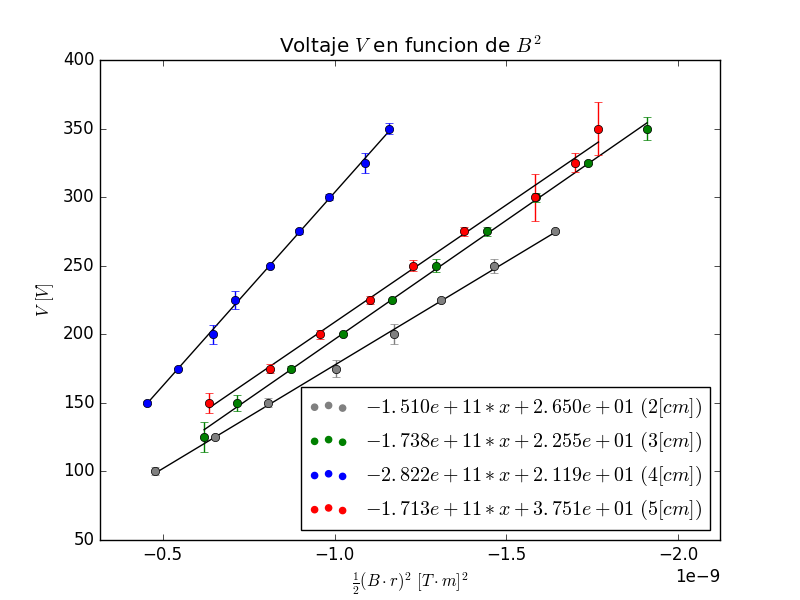

Python code for this plot:
import numpy as np
import matplotlib.pyplot as plt

B=np.array([-0.11,-0.18,-0.3,-0.5,-0.72,-0.9,-1.05,-1.2,-1.37,-1.6,-1.82,-2,-2.12,-2.33,-2.55,-2.7,-2.85])
I=np.array([0.16,0.25,0.5,0.75,1,1.25,1.5,1.75,2,2.25,2.5,2.75,3,3.25,3.5,3.75,4])

def regresion(x0,y0,color0,nombre='Datos'):

	m,b = np.polyfit(x0, y0, 1)
	plt.scatter(x0,y0,color=color0,label=r'$%.3e*x+%.3e$ $(%s)$'%(m,b,nombre))
	x=np.linspace(x0[0],x0[-1])
	y=x*m+b
	plt.plot(x,y,color='k')
	plt.legend(loc=4)
	plt.errorbar(x0,y0,yerr=2*((x0*m+b) - y0),fmt='o',color=color0)
	return m,b



m,b=regresion(I,B,'k','Datos')
plt.xlabel(r' $I_{A}$ [A]')
plt.ylabel(r' $B$ [mT]')
plt.title(r'$B$ vs $I_A$')
plt.savefig('regresion1.png')
plt.close()
##Actividad2

#radio2cm
I=np.array([-2.09,-2.45,-2.73,-3.05,-3.3,-3.49,-3.69,-3.91])
V=np.array([100,125,150,175,200,225,250,275])

def getCampoB(I0,m,b):
	campoB=I0*m+b	
	return campoB*10**(-3)
r=0.02
B=getCampoB(I,m,b)
em=-2*V/(B*r)**2

plt.hist(em,bins=3,color='gray')
s=np.std(em)
mu=np.mean(em)
plt.title(r'Histograma de $e/m$ $\sigma$=$%.2e$, $\mu$=$%.2e$'%(s,mu))
plt.xlabel(r'$e/m$')
plt.savefig('mismoradio.png')

plt.close()

#varios rarios


regresion(-(B**2*r**2)/2.0,V,'gray','2 [cm]')

V3=np.array([350,325,300,275,250,225,200,175,150,125])
I3=np.array([-2.8,-2.67,-2.55,-2.43,-2.3,-2.18,-2.04,-1.88,-1.7,-1.58])

r=0.03
B=getCampoB(I3,m,b)
em=-2*V3/(B*r)**2
s=np.std(em)
mu=np.mean(em)
print(s)
print(mu)

regresion(-(B**2*r**2)/2.0,V3,'g','3 [cm]')



V4=np.array([150,175,200,225,250,275,300,325,350])
I4=np.array([-1,-1.1,-1.2,-1.26,-1.35,-1.42,-1.49,-1.57,-1.62])

r=0.04
B=getCampoB(I4,m,b)
em=-2*V4/(B*r)**2
s=np.std(em)
mu=np.mean(em)
print(s)
print(mu)

regresion(-(B**2*r**2)/2.0,V4,'b','4 [cm]')


V5=np.array([350,325,300,275,250,225,200,175,150])
I5=np.array([-2.01,-1.97,-1.9,-1.77,-1.67,-1.58,-1.47,-1.35,-1.19])

r=0.04
B=getCampoB(I5,m,b)
em=-2*V5/(B*r)**2
s=np.std(em)
mu=np.mean(em)
print(s)
print(mu)

regresion(-(B**2*r**2)/2.0,V5,'r','5 [cm]')
plt.title(r'Voltaje $V$ en funcion de $B^2$')
plt.ylabel(r'$V$ $[V]$')
plt.xlabel(r'$\frac{1}{2}(B \cdot r)^2$ $[T\cdot m]^2$')
plt.xlim([0.5*max(-(B**2*r**2)/2.0), 1.2*min(-(B**2*r**2)/2.0)])
plt.savefig('regresiones.png')
plt.show()
